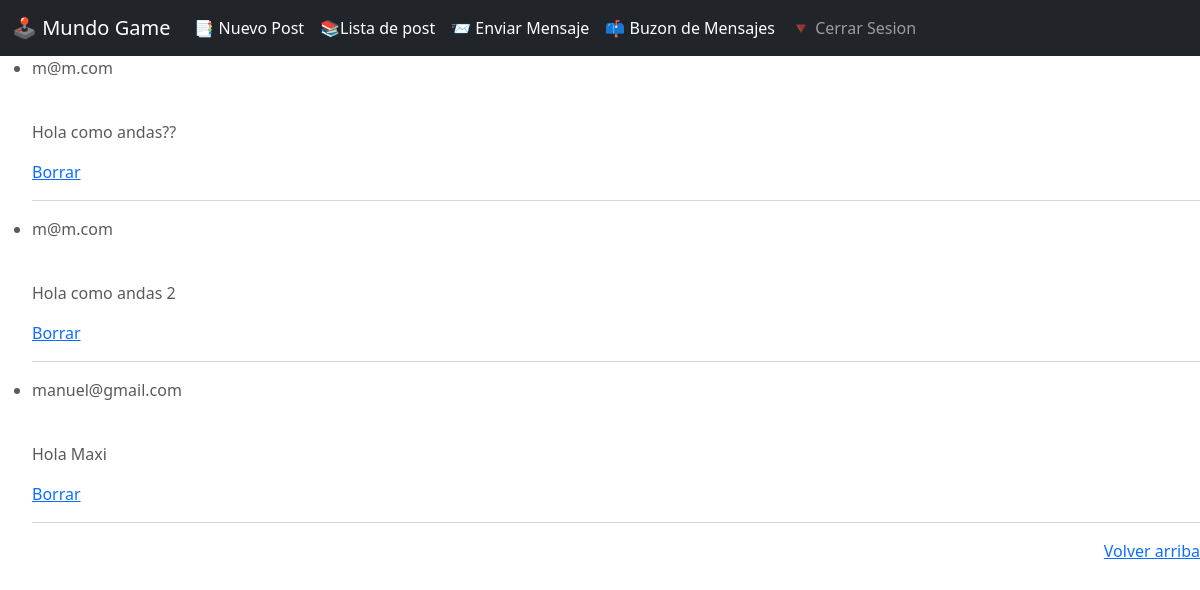
Page /mensaje/list (signed in) on the committed database.
### app/models.py (models this page shows)
class Mensaje(models.Model):
    mensaje = models.TextField(max_length=1000)
    email = models.EmailField()
    destinatario = models.ForeignKey(to=User, on_delete=models.CASCADE, related_name= "destinatario")

### app/views.py (the view)
# urls.py: path('mensaje/list',MensajeList.as_view(), name='mensaje-list'),
class MensajeList(LoginRequiredMixin, ListView):
    model = Mensaje
    context_object_name = 'mensajes'
    def get_queryset(self):
        return Mensaje.objects.filter(destinatario=self.request.user.id).all()

### app/templates/app/mensaje_list.html (shortened to what this page needs)
{% extends 'app/base.html' %}
{% block main %}
<ul>
    {% for mensaje in mensajes %}
    <li>
        <p>{{mensaje.email}}</p>
        <br>
        <p>{{mensaje.mensaje}}</p>
        {% if user.is_authenticated and mensaje.destinatario == user %}
        <a href="{% url 'mensaje-delete' mensaje.id%}"> Borrar</a>
        <hr>
        {% endif %}
    </li>
    {% endfor %}
</ul>
{% endblock %}

### app/static/app/css/carousel.css (style rules this page uses)
body { padding-top: 3rem; padding-bottom: 3rem; color: #5a5a5a; }

### rows in the picture
Mensaje: email "m@m.com", mensaje "Hola como andas??", shows "Borrar"
Mensaje: email "m@m.com", mensaje "Hola como andas 2", shows "Borrar"
Mensaje: email "manuel@gmail.com", mensaje "Hola Maxi", shows "Borrar"
